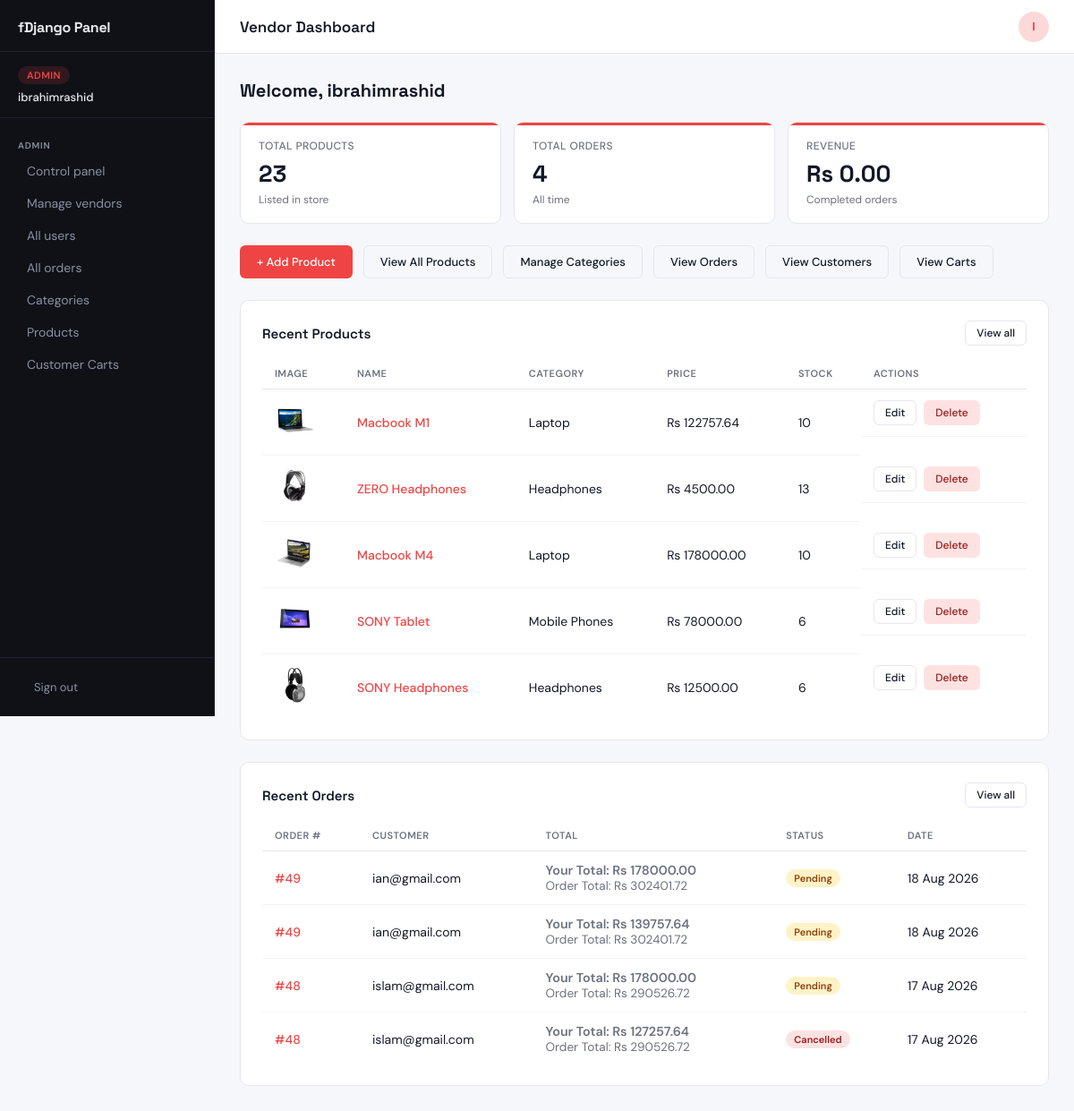
The page /panel/vendor/ (signed in) on the database its author committed.
### app/models.py (models this page shows, shortened)
class CustomUser(AbstractBaseUser, PermissionsMixin):
    ROLE_CHOICES = [
        ('customer', 'Customer'),
        ('vendor',   'Vendor'),
        ('admin',    'Admin'),
    ]
    VENDOR_STATUS_CHOICES = [
        ('not_vendor', 'Not a Vendor'),
        ('pending', 'Pending Approval'),
        ('approved', 'Approved'),
        ('rejected', 'Rejected'),
        ('suspended', 'Suspended'),
    ]
    email      = models.EmailField(unique=True)
    username   = models.CharField(max_length=150, unique=True)
    first_name = models.CharField(max_length=30, blank=True)
    last_name  = models.CharField(max_length=30, blank=True)
    is_active  = models.BooleanField(default=True)
    is_staff   = models.BooleanField(default=False)
    role        = models.CharField(max_length=20, choices=ROLE_CHOICES, default='customer')
    is_approved = models.BooleanField(default=False)  # admin approves vendors (deprecated, use vendor_status)
    vendor_status = models.CharField(max_length=20, choices=VENDOR_STATUS_CHOICES, default='not_vendor')
    vendor_approved_at = models.DateTimeField(null=True, blank=True)
    vendor_approved_by = models.ForeignKey('self', null=True, blank=True, on_delete=models.SET_NULL, related_name='approved_vendors')
    vendor_rejection_reason = models.TextField(null=True, blank=True)
    vendor_suspended_at = models.DateTimeField(null=True, blank=True)
    objects = CustomUserManager()
    USERNAME_FIELD  = "email"
    REQUIRED_FIELDS = []

class Product(models.Model):
    domain = models.ForeignKey(SiteProfile, on_delete=models.CASCADE, related_name='products',null=True,blank=True)
    site=models.ForeignKey(SiteProfile,on_delete=models.CASCADE,null=True,blank=True)
    name = models.CharField(max_length=200)
    category = models.ForeignKey(Category, on_delete=models.CASCADE)
    vendor = models.ForeignKey(settings.AUTH_USER_MODEL, on_delete=models.CASCADE, related_name='products',null=True,blank=True)
    stock_qty = models.PositiveIntegerField(default=0)
    image = models.ImageField(upload_to='products/',null=True,blank=True)
    price = models.DecimalField(max_digits=10, decimal_places=2)
    company = models.CharField(max_length=100,default='Generic')
    description = models.TextField(default='No description available.')
    has_discount = models.BooleanField(default=False)
    discount_percent = models.PositiveIntegerField(blank=True, null=True)
    discount_start_date = models.DateTimeField(blank=True, null=True)
    discount_end_date = models.DateTimeField(blank=True, null=True)
    is_new = models.BooleanField(default=False)

class Category(models.Model):
    domain = models.ForeignKey(SiteProfile, on_delete=models.CASCADE, related_name='categories',null=True,blank=True)
    vendor = models.ForeignKey(settings.AUTH_USER_MODEL, on_delete=models.CASCADE, related_name='categories', null=True, blank=True)
    name = models.CharField(max_length=100)
    class Meta:
        pass

class VendorOrder(models.Model):
    status_choices = [
        ('pending', 'Pending'),
        ('Done', 'Done'),
        ('Cancelled', 'Cancelled'),
    ]
    order=models.ForeignKey(Order, on_delete=models.CASCADE, related_name='vendor_orders')
    vendor=models.ForeignKey(settings.AUTH_USER_MODEL, on_delete=models.CASCADE, related_name='vendor_orders')
    subtotal=models.DecimalField(max_digits=10, decimal_places=2)
    status=models.CharField(max_length=20, choices=status_choices, default='pending')
    created_at=models.DateTimeField(auto_now_add=True)

class Order(models.Model):
    status_choices = [
        ('pending', 'Pending'),
        ('Done', 'Done'),
        ('Cancelled', 'Cancelled'),
    ]
    user=models.ForeignKey(settings.AUTH_USER_MODEL, on_delete=models.CASCADE)
    first_name=models.CharField(max_length=50)
    last_name=models.CharField(max_length=50)
    email=models.EmailField()
    address=models.CharField(max_length=250)
    city=models.CharField(max_length=100)
    country=models.CharField(max_length=100,null=True,blank=True)
    zip_code=models.CharField(max_length=20)
    phone=models.CharField(max_length=20)
    total_amount=models.DecimalField(max_digits=10, decimal_places=2)
    created_at=models.DateTimeField(auto_now_add=True)
    status=models.CharField(max_length=20, choices=status_choices, default='pending')

### app/views.py (the view)
# urls.py: path('panel/vendor/',                                          views.vendor_dashboard,     name='vendor_dashboard'),
def vendor_dashboard(request):
    if not request.user.is_authenticated:
        return redirect('panel_login')
    if request.user.role == 'customer':
        from django.contrib import messages as flash
        flash.error(request, 'Customers cannot access the vendor panel.')
        return redirect('shop')
    if request.user.role == 'vendor':
        if request.user.vendor_status == 'pending':
            from django.contrib import messages as flash
            flash.warning(request, 'Your vendor account is pending admin approval.')
            return redirect('panel_login')
        elif request.user.vendor_status == 'rejected':
            from django.contrib import messages as flash
            flash.error(request, 'Your vendor application was rejected.')
            return redirect('panel_login')
        elif request.user.vendor_status == 'suspended':
            from django.contrib import messages as flash
            flash.error(request, 'Your vendor account is suspended.')
            return redirect('panel_login')
        elif request.user.vendor_status != 'approved':
            from django.contrib import messages as flash
            flash.error(request, 'Your vendor account status is invalid.')
            return redirect('panel_login')
        products = Product.objects.filter(vendor=request.user).select_related('category')
        orders = VendorOrder.objects.filter(vendor=request.user).select_related('order').order_by('-created_at')[:10]
        total_revenue = VendorOrder.objects.filter(
            vendor=request.user, status='Done'
        ).aggregate(total=Sum('subtotal'))['total'] or 0
    else:
        products = Product.objects.all().select_related('vendor', 'category')
        orders = VendorOrder.objects.all().select_related('order', 'vendor').order_by('-created_at')[:10]
        total_revenue = VendorOrder.objects.filter(
            status='Done'
        ).aggregate(total=Sum('subtotal'))['total'] or 0
    return render(request, 'custom_admin_templates/vendor_dashboard.html', {
        'products':      products,
        'orders':        orders,
        'total_revenue': total_revenue,
        'product_count': products.count(),
        'order_count':   orders.count(),
    })

### app/views.py (called while the page is built)
def current_site_profile(request):
    site=get_current_site(request)
    site_profile=SiteProfile.objects.get(site=site)
    return {'site_profile': site_profile}

### templates/custom_admin_templates/vendor_dashboard.html (shortened to what this page needs)
{% extends 'custom_admin_templates/base.html' %}
{% load static %}
{% block page_title %}Vendor Dashboard{% endblock %}
{% block content %}
<div class="page-header">
  <h2>Welcome, {{ request.user.username }}</h2>
</div>
<div class="stats-grid">
  <div class="stat-card">
    <p class="stat-label">Total Products</p>
    <p class="stat-value">{{ product_count }}</p>
    <p class="stat-sub">Listed in store</p>
  </div>
  <div class="stat-card">
    <p class="stat-label">Total Orders</p>
    <p class="stat-value">{{ order_count }}</p>
    <p class="stat-sub">All time</p>
  </div>
  <div class="stat-card">
    <p class="stat-label">Revenue</p>
    <p class="stat-value">Rs {{ total_revenue|floatformat:2 }}</p>
    <p class="stat-sub">Completed orders</p>
  </div>
</div>
<div style="display:flex; gap:12px; margin-bottom:24px; flex-wrap:wrap;">
  <a href="{% url 'panel_product_add' %}" class="btn btn-primary">+ Add Product</a>
  <a href="{% url 'my_products' %}" class="btn btn-outline">View All Products</a>
  <a href="{% url 'manage_categories' %}" class="btn btn-outline">Manage Categories</a>
  <a href="{% url 'vendor_orders' %}" class="btn btn-outline">View Orders</a>
  <a href="{% url 'vendor_customers' %}" class="btn btn-outline">View Customers</a>
  <a href="{% url 'view_carts' %}" class="btn btn-outline">View Carts</a>
</div>
<div class="card">
  <div class="page-header" style="margin-bottom:14px">
    <p class="card-title" style="margin:0">Recent Products</p>
    <a href="{% url 'my_products' %}" class="btn btn-outline btn-sm">View all</a>
  </div>
  <div class="table-wrap">
    <table class="data-table">
      <thead>
        <tr>
          <th>Image</th>
          <th>Name</th>
          <th>Category</th>
          <th>Price</th>
          <th>Stock</th>
          <th>Actions</th>
        </tr>
      </thead>
      <tbody>
        {% for product in products|slice:":5" %}
        <tr>
          <td>
            {% if product.image %}
              <img src="{{ product.image.url }}"
                   style="width:45px; height:45px; object-fit:cover; border-radius:6px;">
            {% else %}
              <div style="width:45px; height:45px; background:#f0f0f0;
                          border-radius:6px; display:flex; align-items:center;
                          justify-content:center;">📦</div>
            {% endif %}
          </td>
          <td>
            <a href="{% url 'panel_product_detail' product.id %}"
               style="color:var(--accent); font-weight:500;">
              {{ product.name }}
            </a>
          </td>
          <td>{{ product.category.name }}</td>
          <td>Rs {{ product.price }}</td>
          <td>{{ product.stock_qty }}</td>
          <td style="display:flex; gap:8px;">
            <a href="{% url 'panel_product_detail' product.id %}" class="btn btn-outline btn-sm">Edit</a>
            <form method="post" action="{% url 'panel_product_delete' product.id %}"
                  onsubmit="return confirm('Delete {{ product.name }}?')">
              <button type="submit" class="btn btn-danger btn-sm">Delete</button>
            </form>
          </td>
        </tr>
        {% empty %}
        <tr>
          <td colspan="6" style="text-align:center; padding:28px; color:var(--text-secondary);">
            No products yet. <a href="{% url 'panel_product_add' %}">Add one</a>
          </td>
        </tr>
        {% endfor %}
      </tbody>
    </table>
  </div>
</div>
<div class="card" style="margin-top:24px;">
  <div class="page-header" style="margin-bottom:14px">
    <p class="card-title" style="margin:0">Recent Orders</p>
    <a href="{% url 'vendor_orders' %}" class="btn btn-outline btn-sm">View all</a>
  </div>
  <div class="table-wrap">
    <table class="data-table">
      <thead>
        <tr>
          <th>Order #</th>
          <th>Customer</th>
          <th>Total</th>
          <th>Status</th>
          <th>Date</th>
        </tr>
      </thead>
      <tbody>
        {% for order in orders|slice:":5" %}
        <tr>
          <td style="font-weight:500">
            <a href="{% url 'order_detail' order.id %}" style="color:var(--accent);">
              #{{ order.order.id }}
            </a>
          </td>
          <td>{{ order.order.user.username }}</td>
          <td>
            <div style="font-size:0.9rem; color:var(--text-secondary);">
              <div style="font-weight:600;">Your Total: Rs {{ order.subtotal|floatformat:2 }}</div>
              <div style="font-size:0.85rem;">Order Total: Rs {{ order.order.total_amount|floatformat:2 }}</div>
            </div>
          </td>
          <td>
            {% if order.status == 'Done' %}
              <span class="badge badge-green">Done</span>
            {% elif order.status == 'pending' %}
              <span class="badge badge-amber">Pending</span>
            {% else %}
              <span class="badge badge-red">Cancelled</span>
            {% endif %}
          </td>
          <td>{{ order.order.created_at|date:"d M Y" }}</td>
        </tr>
        {% empty %}
        <tr>
          <td colspan="5" style="text-align:center; padding:28px; color:var(--text-secondary);">
            No orders yet.
          </td>
        </tr>
        {% endfor %}
      </tbody>
    </table>
  </div>
</div>
{% endblock %}

### templates/custom_admin_templates/base.html (shortened to what this page needs)
{% load static %}
<!DOCTYPE html>
<html lang="en">
<head>
  <link rel="stylesheet" href="{% static 'custom_admin_templates/css/panel.css' %}"/>
</head>
<body class="role-{{ request.user.role|default:'guest' }}">
<aside class="sidebar" id="sidebar">
  <div class="sidebar-header">
    <div class="logo">
      <span class="logo-text">fDjango Panel</span>
    </div>
  </div>
  <div class="role-badge-wrap">
    <div class="role-badge role-badge--{{ request.user.role|default:'guest' }}">
      {% if request.user.role == 'admin' %}Admin
      {% elif request.user.role == 'vendor' %}Vendor
      {% else %}Customer{% endif %}
    </div>
    <p class="sidebar-username">{{ request.user.get_full_name|default:request.user.username }}</p>
  </div>
  <nav class="sidebar-nav" aria-label="Panel navigation">
    {% if request.user.role == 'admin' %}
    <div class="nav-section">
      <span class="nav-label">Admin</span>
      <a href="{% url 'admin_dashboard' %}" class="nav-link {% if request.resolver_match.url_name == 'admin_dashboard' %}active{% endif %}">
         Control panel
      </a>
      <a href="{% url 'manage_vendors' %}" class="nav-link {% if request.resolver_match.url_name == 'manage_vendors' %}active{% endif %}">
         Manage vendors
      </a>
      <a href="{% url 'manage_users' %}" class="nav-link {% if request.resolver_match.url_name == 'manage_users' %}active{% endif %}">
         All users
      </a>
      <a href="{% url 'all_orders' %}" class="nav-link {% if request.resolver_match.url_name == 'all_orders' %}active{% endif %}">
         All orders
      </a>
      <a href="{% url 'manage_categories' %}" class="nav-link ">
         Categories
      </a>
      <a href="{% url 'my_products' %}" class="nav-link {% if request.resolver_match.url_name == 'my_products' %}active{% endif %}">
         Products
      </a>
      <a href="{% url 'view_carts' %}" class="nav-link {% if request.resolver_match.url_name == 'view_carts' %}active{% endif %}">
         Customer Carts
      </a>
    </div>
    {% endif %}
  </nav>
  <div class="sidebar-footer">
    <form method="post" action="{% url 'panel_logout' %}">
      <button type="submit" class="logout-btn">
         Sign out
      </button>
    </form>
  </div>
</aside>
<div class="layout-wrap">
  <header class="topbar">
    <h1 class="page-title">{% block page_title %}Dashboard{% endblock %}</h1>
    <div class="topbar-right">
      <span class="topbar-avatar">{{ request.user.username|first|upper }}</span>
    </div>
  </header>
  <main class="main-content">
    {% block content %}{% endblock %}
  </main>
</div>
</body>
</html>

### rows shown on the page
CustomUser: user.get_full_name "ibrahimrashid", user.username|first "I", user.username "ibrahimrashid"
Product: image (picture), name "Macbook M1", category.name "Laptop", price "122757.64", stock_qty "10"
Product: image (picture), name "ZERO Headphones", category.name "Headphones", price "4500.00", stock_qty "13"
Product: image (picture), name "Macbook M4", category.name "Laptop", price "178000.00", stock_qty "10"
Product: image (picture), name "SONY Tablet", category.name "Mobile Phones", price "78000.00", stock_qty "6"
Product: image (picture), name "SONY Headphones", category.name "Headphones", price "12500.00", stock_qty "6"
VendorOrder: order.id "49", order.user.username "ian@gmail.com", subtotal "178000.00", order.total_amount "302401.72", status "Pending", order.created_at "18 Aug 2026"
VendorOrder: order.id "49", order.user.username "ian@gmail.com", subtotal "139757.64", order.total_amount "302401.72", status "Pending", order.created_at "18 Aug 2026"
VendorOrder: order.id "48", order.user.username "islam@gmail.com", subtotal "178000.00", order.total_amount "290526.72", status "Pending", order.created_at "17 Aug 2026"
VendorOrder: order.id "48", order.user.username "islam@gmail.com", subtotal "127257.64", order.total_amount "290526.72", status "Cancelled", order.created_at "17 Aug 2026"

### other values the page prints
{{ product_count }} "23"
{{ order_count }} "4"
{{ total_revenue|floatformat:2 }} "0.00"
